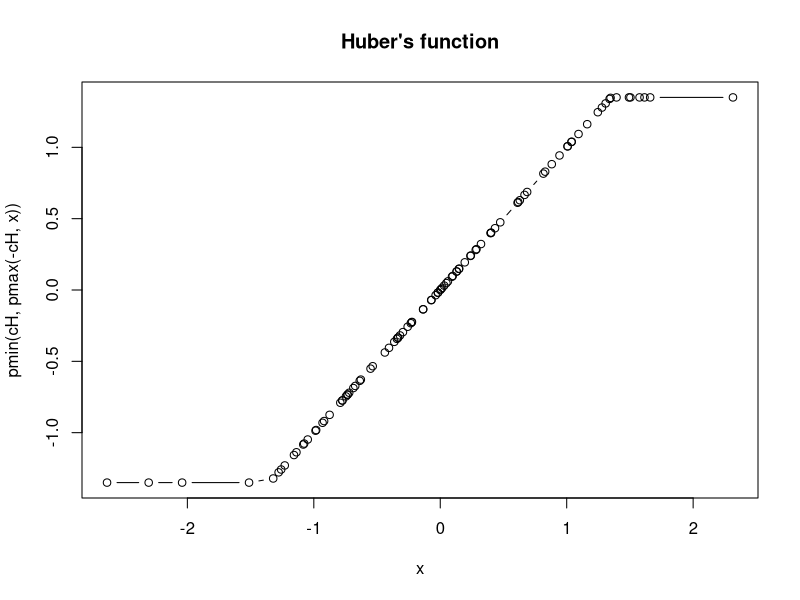
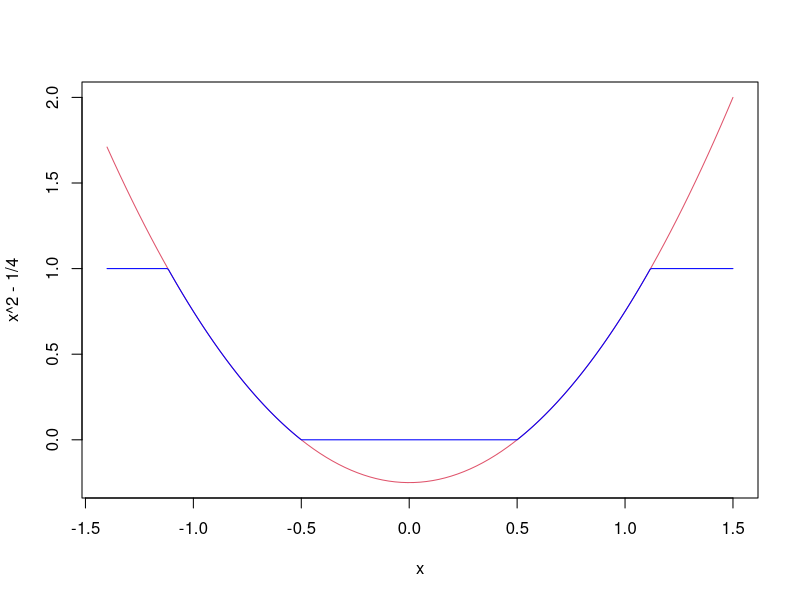
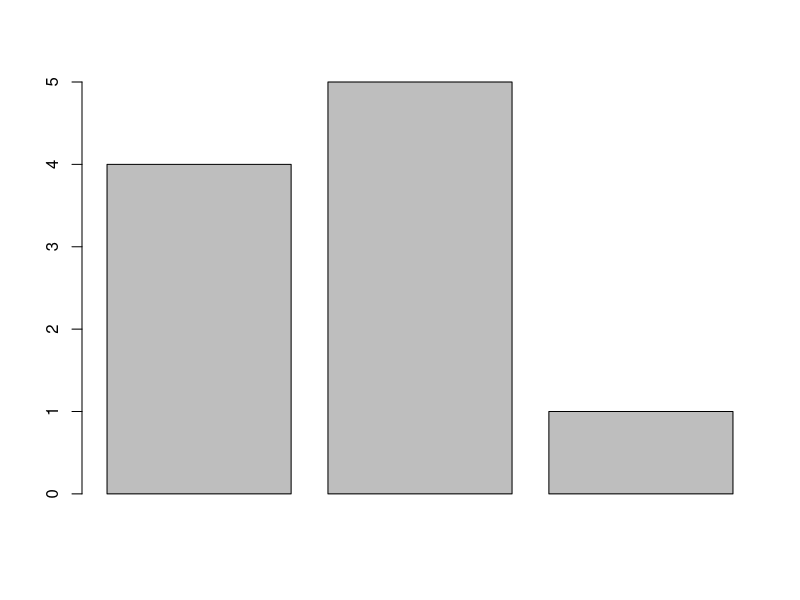
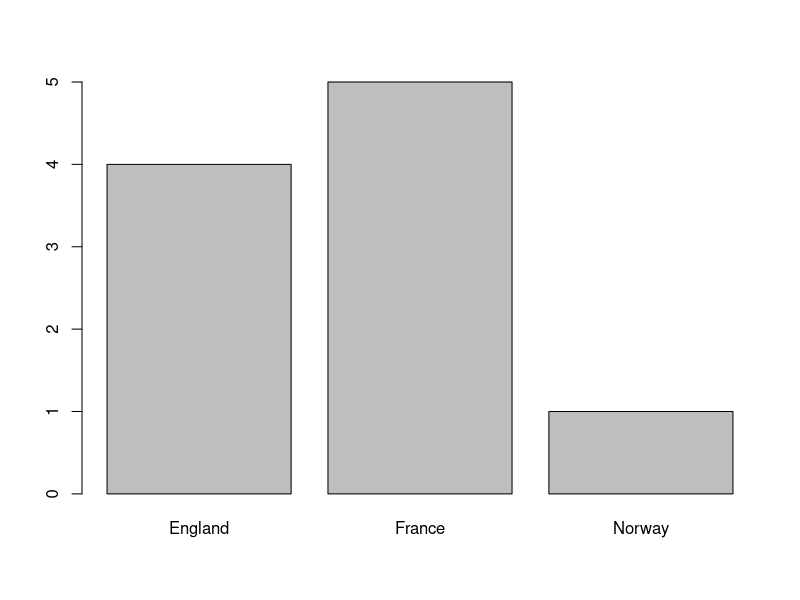
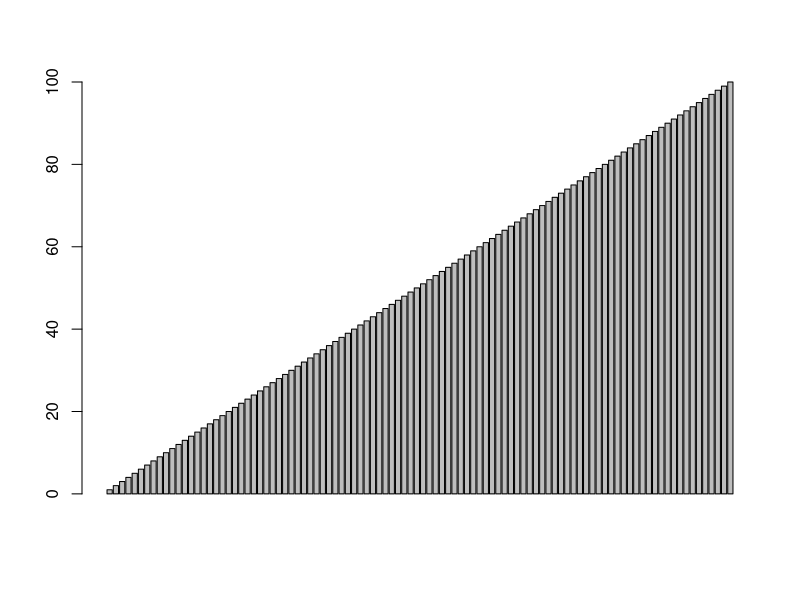
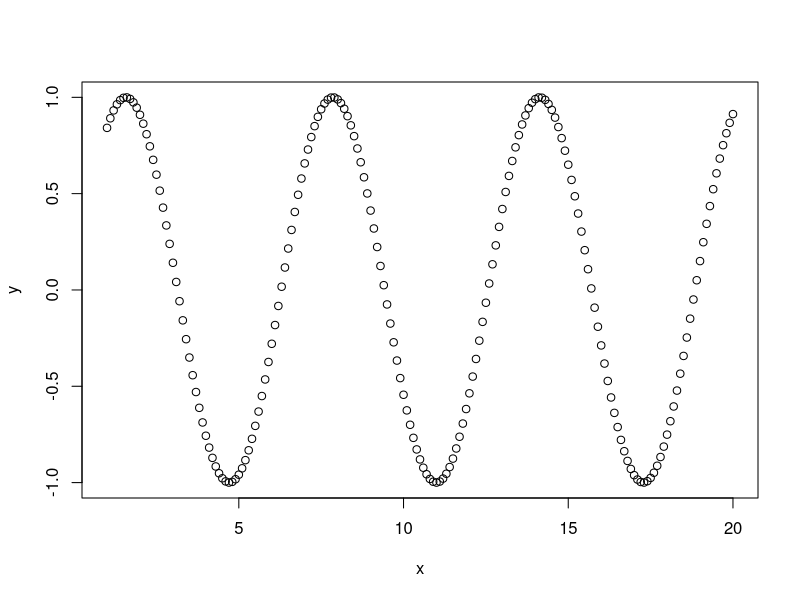
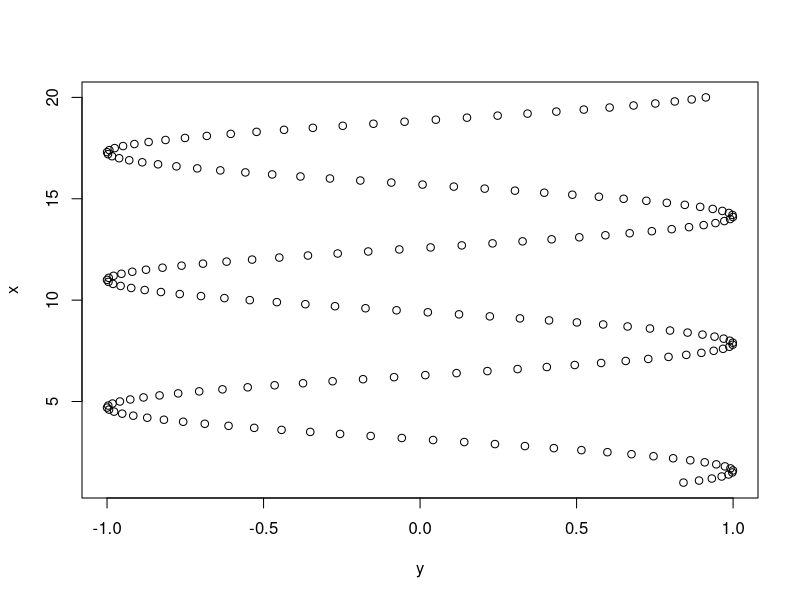
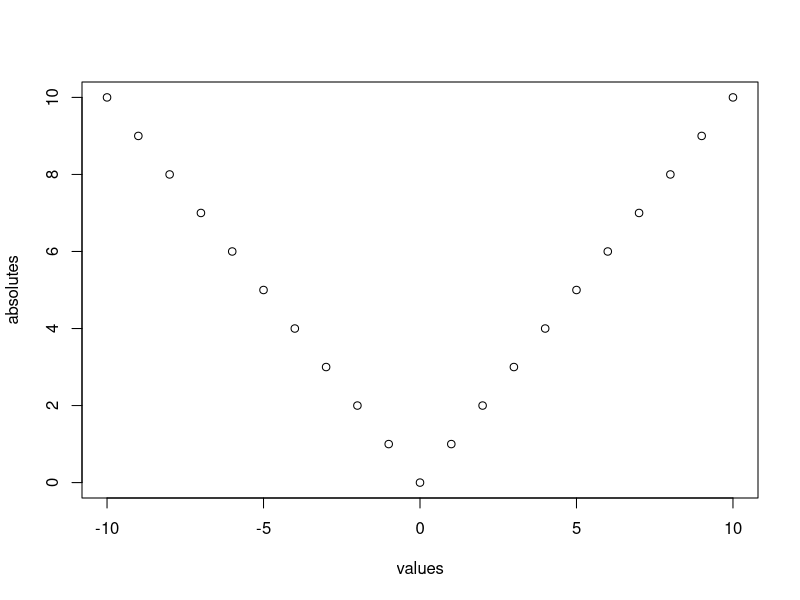

Reproduce these figures in R, in order.
# tryR
# wentingZhu
# 20151031

###########chapter1###########
1+1
"Arr, matey!"
6*7
3<4
2+2==5
T==TRUE
x<-42
x / 2
x <- "Arr, matey!"
x
x <- TRUE
sum(1, 3, 5)
rep("Yo ho!",times=3)
sqrt(16)
help(sum)
example(min)
help(rep)


###########chapter2###########
c(4,7,9)
c("a","b","c")
c(1, TRUE, "three")
5:9
seq(5,9)
seq(5, 9, 0.5)
9:5
sentence <- c('walk', 'the', 'plank')
sentence[3]
sentence[1]
sentence[3] <- "dog"
sentence[4] <- 'to'
sentence[c(1, 3)]
sentence[2:4]
sentence[5:7] <- c('the', 'poop', 'deck')
sentence[6]
sentence[c(1:7)]
ranks <- 1:3
names(ranks) <- c("first", "second", "third")
ranks
ranks["first"]
ranks["third"] <- 4
ranks
names(ranks[2])
names(ranks[3])
vesselsSunk <- c(4, 5, 1)
barplot(vesselsSunk)
names(vesselsSunk)<- c("England","France","Norway")
barplot(vesselsSunk)
barplot(1:100)
a<-c(1,2,3)
a+1
a/2
a*2
sqrt(a)
b<-c(4,5,6)
d<-a+b
d
a-b
a==c(1,99,3)
a<b
a<c(1,99,3)
sin(a)
sqrt(a)
x<-seq(1,20,0.1)
y<-sin(x)
plot(x,y)
plot(y,x)
values<--10:10
absolutes<-abs(values)
plot(values,absolutes)
a<-c(1,3,NA,7,9)
sum(a)
sum(a, na.rm =TRUE)


###########chapter3###########
matrix(0, 3, 4)
a <- 1:12
print(a)
matrix(a, 3, 4)
plank <- 1:8
dim(plank) <- c(2, 4)
print(plank)
matrix(1:25,5,5)
print(plank)
plank[2, 3]
plank[1,4]
plank[1, 4] <- 0
plank[2,]
plank[,4]
plank[, 2:4]
elevation <- matrix(1, 10, 10)
elevation[4, 6] <- 0
contour(elevation)
persp(elevation)
persp(elevation,expand=0.2)
contour(volcano)
persp(volcano, expand=0.2)
image(volcano)


###########chapter4###########
limbs <- c(4, 3, 4, 3, 2, 4, 4, 4)
names(limbs) <- c('One-Eye', 'Peg-Leg', 'Smitty', 'Hook', 'Scooter', 'Dan', 'Mikey', 'Blackbeard')
mean(limbs)
barplot(limbs)
abline(h = mean(limbs))
limbs <- c(4, 3, 4, 3, 2, 4, 4, 14)
names(limbs) <- c('One-Eye', 'Peg-Leg', 'Smitty', 'Hook', 'Scooter', 'Dan', 'Mikey', 'Davy Jones')
mean(limbs)
barplot(limbs)
abline(h=mean(limbs))
median(limbs)
abline(h=median(limbs))
pounds <- c(45000, 50000, 35000, 40000, 35000, 45000, 10000, 15000)
barplot(pounds)
meanValue <- mean(pounds)
abline(h=meanValue)
deviation <- sd(pounds)
abline(h = meanValue + deviation)
abline(h = meanValue - deviation)

